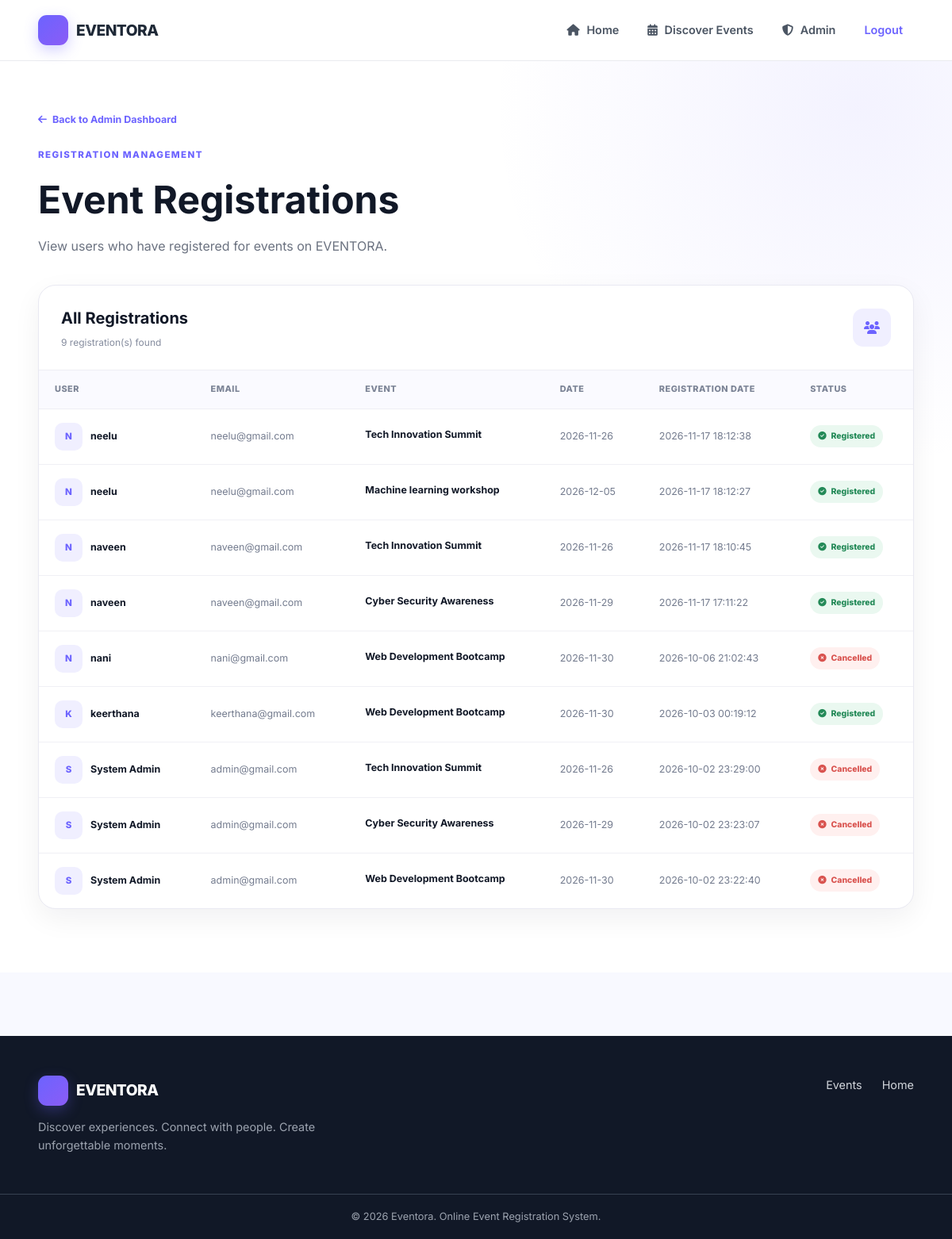
Page /admin/registrations (signed in) on the committed database.
### tables this page shows
CREATE TABLE registrations (
            id INTEGER PRIMARY KEY AUTOINCREMENT,
            user_id INTEGER NOT NULL,
            event_id INTEGER NOT NULL,
            registration_date TEXT NOT NULL,
            status TEXT NOT NULL DEFAULT 'Registered',

            FOREIGN KEY (user_id) REFERENCES users(id),
            FOREIGN KEY (event_id) REFERENCES events(id),

            UNIQUE(user_id, event_id)
        );

CREATE TABLE users (
            id INTEGER PRIMARY KEY AUTOINCREMENT,
            name TEXT NOT NULL,
            email TEXT UNIQUE NOT NULL,
            password TEXT NOT NULL,
            role TEXT NOT NULL DEFAULT 'user'
        );

CREATE TABLE events (
            id INTEGER PRIMARY KEY AUTOINCREMENT,
            title TEXT NOT NULL,
            description TEXT NOT NULL,
            date TEXT NOT NULL,
            time TEXT NOT NULL,
            venue TEXT NOT NULL,
            category TEXT NOT NULL,
            capacity INTEGER NOT NULL,
            available_seats INTEGER NOT NULL
        );

### app.py (the view)
@app.route("/admin/registrations")
@admin_required
def admin_registrations():
    conn = get_db_connection()
    registrations = conn.execute("""
        SELECT
            r.id,
            r.registration_date,
            r.status,
            u.name,
            u.email,
            e.title,
            e.date,
            e.venue
        FROM registrations r
        INNER JOIN users u
        ON r.user_id = u.id
        INNER JOIN events e
        ON r.event_id = e.id
        ORDER BY r.registration_date DESC
    """).fetchall()
    conn.close()
    return render_template(
        "registrations.html",
        registrations=registrations
    )

### app.py (called while the page is built)
def admin_required(route_function):
    @wraps(route_function)
    def wrapper(*args, **kwargs):
        if "user_id" not in session:
            flash("Please login to continue.", "warning")
            return redirect(url_for("login"))
        if session.get("role") != "admin":
            flash("Admin access required.", "danger")
            return redirect(url_for("dashboard"))
        return route_function(*args, **kwargs)
    return wrapper

### database.py (called while the page is built)
def get_db_connection():
    conn = sqlite3.connect(DATABASE)
    conn.row_factory = sqlite3.Row
    return conn

### templates/registrations.html (shortened to what this page needs)
{% extends "base.html" %}
{% block content %}
<section class="admin-form-section">
    <div class="container">
        <div class="form-page-header">
            <a href="{{ url_for('admin') }}" class="back-link">
                <i class="fa-solid fa-arrow-left"></i>
                Back to Admin Dashboard
            </a>
            <span class="eyebrow">REGISTRATION MANAGEMENT</span>
            <h1>Event Registrations</h1>
            <p>
                View users who have registered for events on EVENTORA.
            </p>
        </div>
        <div class="registrations-card">
            <div class="registrations-header">
                <div>
                    <h2>All Registrations</h2>
                    <p>
                        {{ registrations|length }} registration(s) found
                    </p>
                </div>
                <div class="registration-icon">
                    <i class="fa-solid fa-users"></i>
                </div>
            </div>
            {% if registrations %}
            <div class="registration-table-wrapper">
                <table class="registration-table">
                    <thead>
                        <tr>
                            <th>User</th>
                            <th>Email</th>
                            <th>Event</th>
                            <th>Date</th>
                            <th>Registration Date</th>
                            <th>Status</th>
                        </tr>
                    </thead>
                    <tbody>
                        {% for registration in registrations %}
                        <tr>
                            <td>
                                <div class="user-cell">
                                    <div class="user-avatar">
                                        {{ registration['name'][0]|upper }}
                                    </div>
                                    <strong>
                                        {{ registration['name'] }}
                                    </strong>
                                </div>
                            </td>
                            <td>
                                <span class="email-text">
                                    {{ registration['email'] }}
                                </span>
                            </td>
                            <td>
                                <div class="event-cell">
                                    <strong>
                                        {{ registration['title'] }}
                                    </strong>
                                </div>
                            </td>
                            <td>
                                <span class="date-text">
                                    {{ registration['date'] }}
                                </span>
                            </td>
                            <td>
                                <span class="date-text">
                                    {{ registration['registration_date'] }}
                                </span>
                            </td>
                            <td>
                                {% if registration['status'] == 'Registered' %}
                                    <span class="status-badge status-registered">
                                        <i class="fa-solid fa-circle-check"></i>
                                        Registered
                                    </span>
                                {% else %}
                                    <span class="status-badge status-cancelled">
                                        <i class="fa-solid fa-circle-xmark"></i>
                                        Cancelled
                                    </span>
                                {% endif %}
                            </td>
                        </tr>
                        {% endfor %}
                    </tbody>
                </table>
            </div>
            {% endif %}
        </div>
    </div>
</section>
{% endblock %}

### templates/base.html (shortened to what this page needs)
<!DOCTYPE html>
<html lang="en">
<head>
    <link
        rel="stylesheet"
        href="https://cdnjs.cloudflare.com/ajax/libs/font-awesome/6.5.2/css/all.min.css"
    >
    <link
        rel="stylesheet"
        href="{{ url_for('static', filename='css/style.css') }}"
    >
</head>
<body>
    <header class="navbar">
        <div class="nav-container">
            <a href="{{ url_for('index') }}" class="brand">
                <span class="brand-icon">
                </span>
                EVENTORA
            </a>
            <nav class="nav-links" id="navLinks">
                <a href="{{ url_for('index') }}">
                    <i class="fa-solid fa-house"></i>
                    Home
                </a>
                <a href="{{ url_for('events') }}">
                    <i class="fa-solid fa-calendar-days"></i>
                    Discover Events
                </a>
                {% if session.get('role') == 'admin' %}
                    <a href="{{ url_for('admin') }}">
                        <i class="fa-solid fa-shield-halved"></i>
                        Admin
                    </a>
                    <a href="{{ url_for('logout') }}" class="nav-login">
                        Logout
                    </a>
                {% endif %}
            </nav>
        </div>
    </header>
    <main>
        {% block content %}
        {% endblock %}
    </main>
    <footer class="footer">
        <div class="footer-container">
            <div class="footer-brand">
                <a href="{{ url_for('index') }}" class="brand">
                    <span class="brand-icon">
                    </span>
                    EVENTORA
                </a>
                <p>
                    Discover experiences. Connect with people.
                    Create unforgettable moments.
                </p>
            </div>
            <div class="footer-links">
                <a href="{{ url_for('events') }}">Events</a>
                <a href="{{ url_for('index') }}">Home</a>
            </div>
        </div>
        <div class="footer-bottom">
            <p>
                © 2026 Eventora. Online Event Registration System.
            </p>
        </div>
    </footer>
</body>
</html>

### rows in the picture
registrations: name "N", name "neelu", email "neelu@gmail.com", title "Tech Innovation Summit", date "2026-11-26", registration_date "2026-11-17 18:12:38", status "Registered" (drawn)
registrations: name "N", name "neelu", email "neelu@gmail.com", title "Machine learning workshop", date "2026-12-05", registration_date "2026-11-17 18:12:27", status "Registered" (drawn)
registrations: name "N", name "naveen", email "naveen@gmail.com", title "Tech Innovation Summit", date "2026-11-26", registration_date "2026-11-17 18:10:45", status "Registered" (drawn)
registrations: name "N", name "naveen", email "naveen@gmail.com", title "Cyber Security Awareness", date "2026-11-29", registration_date "2026-11-17 17:11:22", status "Registered" (drawn)
registrations: name "N", name "nani", email "nani@gmail.com", title "Web Development Bootcamp", date "2026-11-30", registration_date "2026-10-06 21:02:43", status "Cancelled" (drawn)
registrations: name "K", name "keerthana", email "keerthana@gmail.com", title "Web Development Bootcamp", date "2026-11-30", registration_date "2026-10-03 00:19:12", status "Registered" (drawn)
registrations: name "S", name "System Admin", email "admin@gmail.com", title "Tech Innovation Summit", date "2026-11-26", registration_date "2026-10-02 23:29:00", status "Cancelled" (drawn)
registrations: name "S", name "System Admin", email "admin@gmail.com", title "Cyber Security Awareness", date "2026-11-29", registration_date "2026-10-02 23:23:07", status "Cancelled" (drawn)
registrations: name "S", name "System Admin", email "admin@gmail.com", title "Web Development Bootcamp", date "2026-11-30", registration_date "2026-10-02 23:22:40", status "Cancelled" (drawn)

### other values in the picture
{{ registrations|length }} "9"
